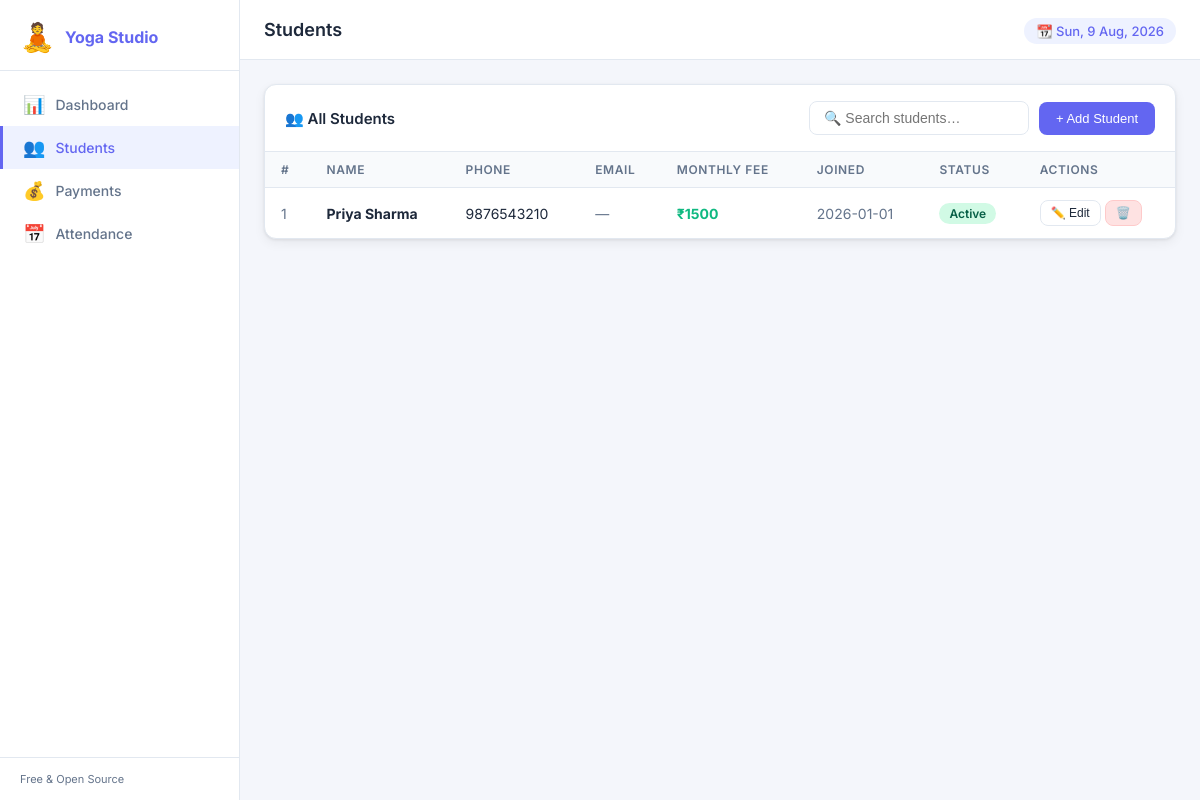
/students, run on the app's committed database.
### tables this page shows
CREATE TABLE students (
                id          INTEGER PRIMARY KEY AUTOINCREMENT,
                name        TEXT    NOT NULL,
                phone       TEXT,
                email       TEXT,
                address     TEXT,
                fee_amount  REAL    NOT NULL DEFAULT 0,
                join_date   TEXT    NOT NULL,
                active      INTEGER NOT NULL DEFAULT 1,
                created_at  TEXT    NOT NULL DEFAULT (datetime('now','localtime'))
            );

### yoga_fee_tracker/app.py (the view)
@app.route("/students")
def students():
    with get_db() as conn:
        all_students = conn.execute(
            "SELECT * FROM students ORDER BY active DESC, name"
        ).fetchall()
    return render_template("students.html", students=all_students)

### yoga_fee_tracker/app.py (called while the page is built)
@app.context_processor
def inject_now():
    return {"now": datetime.now().strftime("%d %b %Y")}

def get_db():
    conn = sqlite3.connect(DB_PATH)
    conn.row_factory = sqlite3.Row
    conn.execute("PRAGMA foreign_keys = ON")
    return conn

### yoga_fee_tracker/templates/students.html (shortened to what this page needs)
{% extends "base.html" %}
{% block page_title %}Students{% endblock %}
{% block content %}
<div class="card">
  <div class="card-header">
    <h2 class="card-title">👥 All Students</h2>
    <div class="header-actions">
      <input type="text" id="studentSearch" class="search-input" placeholder="🔍 Search students…"/>
      <button class="btn btn-primary" onclick="openAddModal()">+ Add Student</button>
    </div>
  </div>
  <div class="table-wrapper">
    <table class="data-table" id="studentsTable">
      <thead>
        <tr>
          <th>#</th>
          <th>Name</th>
          <th>Phone</th>
          <th>Email</th>
          <th>Monthly Fee</th>
          <th>Joined</th>
          <th>Status</th>
          <th>Actions</th>
        </tr>
      </thead>
      <tbody>
        {% for s in students %}
        <tr data-name="{{ s.name|lower }}">
          <td class="muted">{{ loop.index }}</td>
          <td><strong>{{ s.name }}</strong></td>
          <td>{{ s.phone or "—" }}</td>
          <td class="muted">{{ s.email or "—" }}</td>
          <td class="text-green"><strong>₹{{ "%.0f"|format(s.fee_amount) }}</strong></td>
          <td class="muted">{{ s.join_date }}</td>
          <td>
            {% if s.active %}
              <span class="badge badge-green">Active</span>
            {% else %}
              <span class="badge badge-gray">Inactive</span>
            {% endif %}
          </td>
          <td>
            <button class="btn btn-sm btn-outline" onclick="openEditModal({{ s.id }})">✏️ Edit</button>
            <button class="btn btn-sm btn-danger" onclick="deleteStudent({{ s.id }}, '{{ s.name }}')">🗑️</button>
          </td>
        </tr>
        {% else %}
        <tr><td colspan="8" class="empty-state">No students added yet. Click "+ Add Student" to get started.</td></tr>
        {% endfor %}
      </tbody>
    </table>
  </div>
</div>
{% endblock %}

### yoga_fee_tracker/templates/base.html (shortened to what this page needs)
<!DOCTYPE html>
<html lang="en">
<head>
  <link rel="stylesheet" href="{{ url_for('static', filename='css/style.css') }}"/>
</head>
<body>
<nav class="sidebar">
  <div class="sidebar-brand">
    <span class="brand-icon">🧘</span>
    <span class="brand-text">Yoga Studio</span>
  </div>
  <ul class="nav-links">
    <li><a href="{{ url_for('dashboard') }}" class="nav-link {% if request.endpoint == 'dashboard' %}active{% endif %}">
      <span class="nav-icon">📊</span> Dashboard
    </a></li>
    <li><a href="{{ url_for('students') }}" class="nav-link {% if request.endpoint == 'students' %}active{% endif %}">
      <span class="nav-icon">👥</span> Students
    </a></li>
    <li><a href="{{ url_for('payments') }}" class="nav-link {% if request.endpoint == 'payments' %}active{% endif %}">
      <span class="nav-icon">💰</span> Payments
    </a></li>
    <li><a href="{{ url_for('attendance') }}" class="nav-link {% if request.endpoint == 'attendance' %}active{% endif %}">
      <span class="nav-icon">📅</span> Attendance
    </a></li>
  </ul>
  <div class="sidebar-footer">
    <span>Free &amp; Open Source</span>
  </div>
</nav>
<div class="main-wrapper">
  <header class="topbar">
    <div class="topbar-left">
      <h1 class="page-title">{% block page_title %}Dashboard{% endblock %}</h1>
    </div>
    <div class="topbar-right">
      <span class="today-badge">📆 {{ now }}</span>
    </div>
  </header>
  <main class="content">
    {% block content %}{% endblock %}
  </main>
</div>
</body>
</html>

### yoga_fee_tracker/static/css/style.css (style rules this page uses)
*, *::before, *::after { box-sizing: border-box; margin: 0; padding: 0; }
:root { --sidebar-w: 240px; --topbar-h: 60px; --bg: #f4f6fb; --surface: #ffffff; --border: #e2e8f0; --text: #1e293b; --muted: #64748b; --primary: #6366f1; --primary-d: #4f46e5; --green: #10b981; --red: #ef4444; --blue: #3b82f6; --purple: #8b5cf6; --radius: 12px; --shadow: 0 1px 3px rgba(0,0,0,.08), 0 4px 12px rgba(0,0,0,.06); }
body { font-family: 'Inter', sans-serif; background: var(--bg); color: var(--text); display: flex; min-height: 100vh; }
.sidebar { width: var(--sidebar-w); background: var(--surface); border-right: 1px solid var(--border); display: flex; flex-direction: column; position: fixed; top: 0; left: 0; bottom: 0; z-index: 100; transition: transform .25s ease; }
.sidebar-brand { display: flex; align-items: center; gap: 10px; padding: 20px 20px 16px; border-bottom: 1px solid var(--border); }
.brand-icon { font-size: 28px; }
.brand-text { font-size: 16px; font-weight: 700; color: var(--primary); }
.nav-links { list-style: none; padding: 12px 0; flex: 1; }
.nav-link { display: flex; align-items: center; gap: 10px; padding: 11px 20px; color: var(--muted); text-decoration: none; font-size: 14px; font-weight: 500; border-left: 3px solid transparent; transition: all .15s; }
.nav-link.active { background: #eef2ff; color: var(--primary); border-left-color: var(--primary); }
.nav-icon { font-size: 18px; }
.sidebar-footer { padding: 14px 20px; font-size: 11px; color: var(--muted); border-top: 1px solid var(--border); }
.main-wrapper { margin-left: var(--sidebar-w); flex: 1; display: flex; flex-direction: column; min-height: 100vh; }
.topbar { height: var(--topbar-h); background: var(--surface); border-bottom: 1px solid var(--border); display: flex; align-items: center; justify-content: space-between; padding: 0 24px; position: sticky; top: 0; z-index: 90; }
.topbar-left { display: flex; align-items: center; gap: 12px; }
.page-title { font-size: 18px; font-weight: 600; }
.today-badge { background: #eef2ff; color: var(--primary); padding: 5px 12px; border-radius: 20px; font-size: 13px; font-weight: 500; }
.content { padding: 24px; flex: 1; }
.card { background: var(--surface); border: 1px solid var(--border); border-radius: var(--radius); box-shadow: var(--shadow); overflow: hidden; margin-bottom: 20px; }
.card-header { display: flex; align-items: center; justify-content: space-between; padding: 16px 20px; border-bottom: 1px solid var(--border); gap: 10px; flex-wrap: wrap; }
.card-title { font-size: 15px; font-weight: 600; }
.table-wrapper { overflow-x: auto; }
.data-table { width: 100%; border-collapse: collapse; font-size: 14px; }
.data-table th { background: #f8fafc; padding: 10px 16px; text-align: left; font-size: 12px; font-weight: 600; color: var(--muted); text-transform: uppercase; letter-spacing: .05em; border-bottom: 1px solid var(--border); }
.data-table td { padding: 12px 16px; border-bottom: 1px solid #f1f5f9; vertical-align: middle; }
.data-table tbody tr:last-child td { border-bottom: none; }
.badge { display: inline-block; padding: 3px 10px; border-radius: 20px; font-size: 12px; font-weight: 600; }
.badge-green { background: #d1fae5; color: #065f46; }
.btn { display: inline-flex; align-items: center; gap: 6px; padding: 8px 16px; border-radius: 8px; font-size: 13px; font-weight: 500; cursor: pointer; border: 1px solid transparent; text-decoration: none; transition: all .15s; }
.btn-primary { background: var(--primary); color: #fff; }
.btn-outline { background: transparent; border-color: var(--border); color: var(--text); }
.btn-danger { background: #fee2e2; color: var(--red); border-color: #fecaca; }
.btn-sm { padding: 5px 10px; font-size: 12px; }
.search-input { padding: 8px 14px; border: 1px solid var(--border); border-radius: 8px; font-size: 14px; width: 220px; }
.header-actions { display: flex; align-items: center; gap: 10px; flex-wrap: wrap; }
.muted { color: var(--muted); }
.text-green { color: var(--green); }

### data on the page
students: name "Priya Sharma", phone "9876543210", email "—", fee_amount "1500", join_date "2026-01-01", active "Active"
